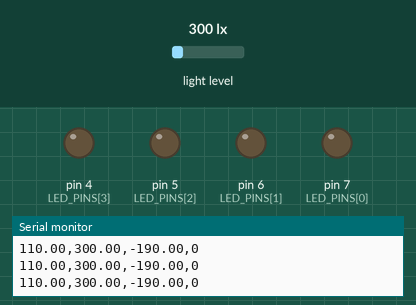
This sketch was run on a simulated Arduino Uno, built with avr-gcc and run on an emulated ATmega328P. On the bench: output pins drawn as LEDs (lit = HIGH), the last lines printed to the serial monitor. Inputs (shaded band) come from the test bench; at power-on: light level 300 lx.

Above: at 1.2 s.
1.3 s: light level set to 40 lx
At 2.7 s:
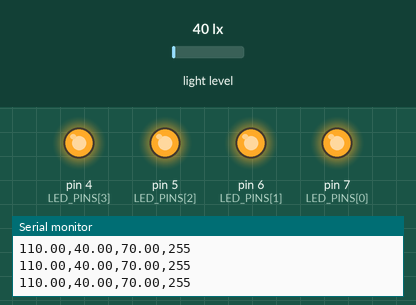
3.3 s: light level set to 500 lx
At 4.5 s:
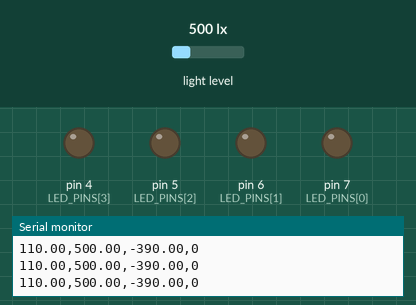
4.8 s: light level set to 55 lx
At 4.95 s:
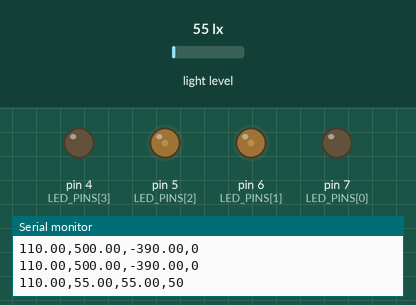
6.5 s: light level set to 1000 lx
At 7.1 s:
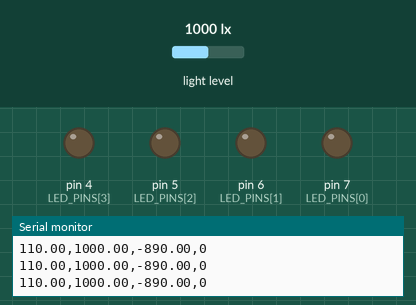
Timing chart, 0 to 9.0 s (numbered marks = the images above; inputs shaded):
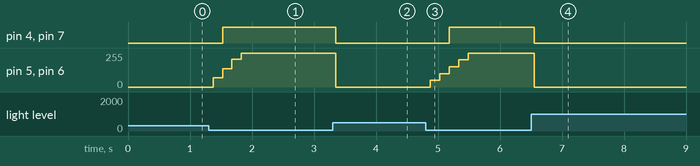

The sketch:

mondalf.ino
```cpp
#include <Wire.h>
#include <BH1750.h>

BH1750 lightMeter;

const int LED_PINS[] = {7, 6, 5, 4};
const int NUM_LEDS   = 4;

// ── Setpoint: 75% of your measured max (138.33 lux) ──────────
const float SETPOINT = (75.0/100)*146.67;  // lux

// ── PID constants (tuned for your linear ~0.83 lux/PWM system)
float Kp = 1.2;
float Ki = 0.08;
float Kd = 0;

// ── PID state ─────────────────────────────────────────────────
float    integral  = 0;
float    prevError = 0;
int      pwmOut    = 100;   // Start near expected PWM for 75%
unsigned long prevTime = 0;

void setup() {
  Serial.begin(9600);
  Wire.begin();

  if (lightMeter.begin(BH1750::CONTINUOUS_HIGH_RES_MODE)) {
    Serial.println("BH1750 ready.");
  } else {
    Serial.println("BH1750 error! Check wiring.");
    while (1);
  }

  for (int i = 0; i < NUM_LEDS; i++) {
    pinMode(LED_PINS[i], OUTPUT);
  }

  // Start at expected operating point (feedforward from your sweep data)
  for (int i = 0; i < NUM_LEDS; i++) {
    analogWrite(LED_PINS[i], pwmOut);
  }

  prevTime = millis();
  Serial.println("Setpoint,Lux,Error,PWM");  // CSV header for Serial plotter
}

void loop() {
  if (!lightMeter.measurementReady()) return;

  float lux = lightMeter.readLightLevel();

  // ── PID ───────────────────────────────────────────────────
  unsigned long now = millis();
  float dt = (now - prevTime) / 1000.0;
  if (dt <= 0) dt = 0.001;

  float error = SETPOINT - lux;

  float P = Kp * error;

  integral = constrain(integral + error * dt, -200, 200); // Anti-windup
  float I  = Ki * integral;

  float D  = Kd * (error - prevError) / dt;

  pwmOut = constrain((int)(pwmOut + P + I + D), 0, 255);

  prevError = error;
  prevTime  = now;

  // ── Write to LEDs ─────────────────────────────────────────
  for (int i = 0; i < NUM_LEDS; i++) {
    analogWrite(LED_PINS[i], pwmOut);
  }

  // ── Serial output (works with Serial Plotter too) ─────────
  Serial.print(SETPOINT); Serial.print(",");
  Serial.print(lux);      Serial.print(",");
  Serial.print(error);    Serial.print(",");
  Serial.println(pwmOut);

  delay(150);
}
```

Measured:
- after the input at 1.3 s, pin 4 (LED_PINS[3]), pin 7 (LED_PINS[0]): LOW → HIGH after 0.22 s; pin 5 (LED_PINS[2]), pin 6 (LED_PINS[1]): 0/255 → 68/255 after 0.07 s, → 137/255 0.15 s later, → 207/255 0.15 s later, → 255/255 0.15 s later
- after the input at 3.3 s, pin 4 (LED_PINS[3]), pin 7 (LED_PINS[0]): HIGH → LOW after 0.05 s; pin 5 (LED_PINS[2]), pin 6 (LED_PINS[1]): 255/255 → 0/255 after 0.05 s
- after the input at 4.8 s, pin 4 (LED_PINS[3]), pin 7 (LED_PINS[0]): LOW → HIGH after 0.38 s; pin 5 (LED_PINS[2]), pin 6 (LED_PINS[1]): moves from 0/255 to 255/255 over 0.61 s, starting after 0.08 s
- after the input at 6.5 s, pin 4 (LED_PINS[3]), pin 7 (LED_PINS[0]): HIGH → LOW after 0.05 s; pin 5 (LED_PINS[2]), pin 6 (LED_PINS[1]): 255/255 → 0/255 after 0.05 s
